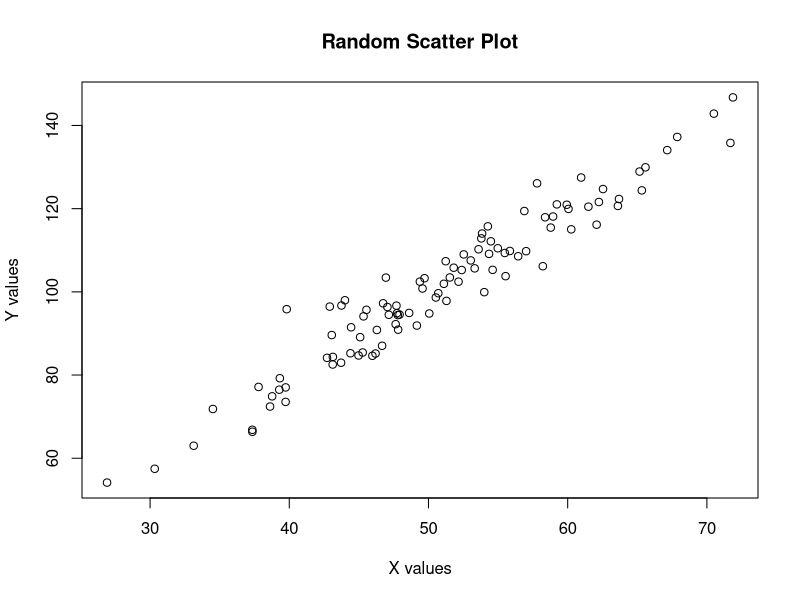

Generate this figure with R:
# Generate random data
set.seed(123)  # For reproducibility
x <- rnorm(100, mean = 50, sd = 10)
y <- 2 * x + rnorm(100, mean = 0, sd = 5)  # y is correlated with x plus some noise

# Generate a random filename
random_name <- paste0("scatter_plot_", sample(100000:999999, 1), ".png")

# Create the scatter plot and save to the random filename
png(file = random_name)
plot(x, y, main = "Random Scatter Plot", xlab = "X values", ylab = "Y values")
dev.off()

# Print the filename to console
cat("Scatter plot saved to:", random_name, "\n")
